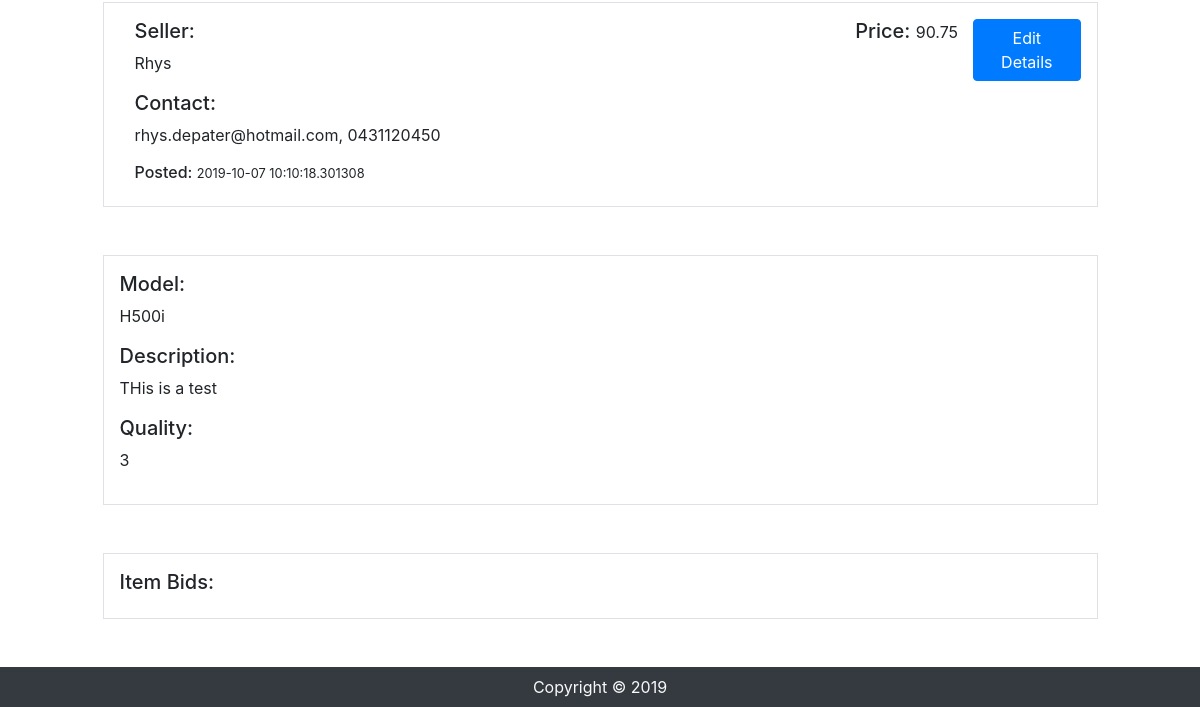
Before: /manageItem/7 (signed in, lower part) with the older database file.
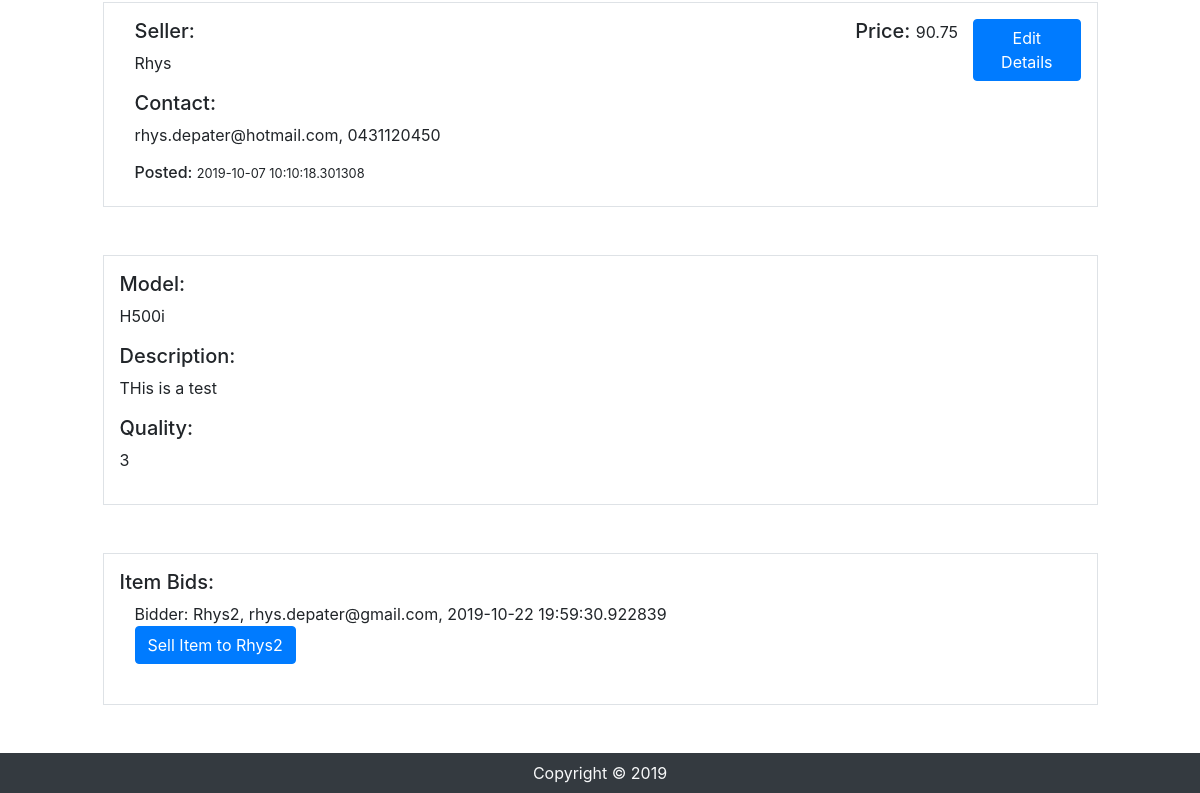
After: the same page with the newer database file.
### marketplace/models.py (models this page shows, shortened)
class User(db.Model, UserMixin):
    __tablename__ = 'users'  # tablename
    id = db.Column(db.Integer, primary_key=True)
    name = db.Column(db.String(255), index=True, nullable=False)
    emailid = db.Column(db.String(255), index=True,
                        unique=True, nullable=False)
    phone_no = db.Column(db.Integer, index=True, nullable=False)
    password_hash = db.Column(db.String(255), nullable=False)
    location = db.Column(db.String(255), nullable=False)
    enquiries = db.relationship('Enquiry', backref='user')
    bids = db.relationship('Bid', backref='user')
    items = db.relationship('Item', backref='user')
    purchased = db.relationship('Purchased_item', backref='user')

class Bid(db.Model):
    __tablename__ = 'bids'  # tablename
    id = db.Column(db.Integer, primary_key=True)
    bidder_name = db.Column(db.String(255), index=True, nullable=False)
    bidder_email = db.Column(db.String(255), index=True, nullable=False)
    bidder_phone = db.Column(db.Integer, index=True, nullable=False)
    created_date = db.Column(db.DateTime, default=datetime.now())
    user_id = db.Column(db.Integer, db.ForeignKey('users.id'))
    item_id = db.Column(db.Integer, db.ForeignKey('items.id'))
    purchased = db.relationship('Purchased_item', backref='bid')

### marketplace/items.py (the view, shortened to what this page needs)
@bp.route('/manageItem/<id>', methods=['POST', 'GET'])
@login_required
def manage(id):
    users = User.query.all()
    item = Item.query.filter_by(id=id).first()
    bids = Bid.query.all()
    if request.method == 'GET':
        form = EditForm(formdata=MultiDict(
            {'name': item.name, 'price': item.price, 'category': item.category, 'model': item.model, 'description': item.description, 'quality': item.quality, 'image': item.image}))
    else:
        form = EditForm()
    return render_template('itemManage.html', form=form, item=item, users=users, bids=bids)

### marketplace/__init__.py (called while the page is built)
def create_app():
    app = Flask(__name__)
    app.debug = True
    app.secret_key = 'utroutoru'
    app.register_error_handler(404, pageNotFound)
    app.config['SQLALCHEMY_DATABASE_URI'] = 'sqlite:///web_app.sqlite'
    db.init_app(app)
    UPLOAD_FOLDER = '/static/image'
    app.config['UPLOAD_FOLDER'] = UPLOAD_FOLDER
    bootstrap = Bootstrap(app)
    login_manager = LoginManager()
    login_manager.login_view = 'auth.login'
    login_manager.init_app(app)
    from .models import User  # importing here to avoid circular references
    @login_manager.user_loader
    def load_user(user_id):
        return User.query.get(int(user_id))
    from . import views
    app.register_blueprint(views.bp)
    from . import auth
    app.register_blueprint(auth.bp)
    from. import items
    app.register_blueprint(items.bp)
    return app

### marketplace/templates/itemManage.html (shortened to what this page needs)
{% extends 'base.html' %}
{% import "bootstrap/wtf.html" as wtf %}
{% block content %}
    {% if current_user.id == item.user_id%}
    <div class="row mt-5 mb-5 justify-content-center">
        <div class="col-md-10">
            <div class=" media border p-3">
                <div class="col-md-9">
                    <div class="align-self-center media-body">
                        <h5 class="mt-0">Seller:</h5>
                        <p>{{item.seller}}</p>
                        <h5 class="mt-0">Contact:</h5>
                        <p>
                            {% for user in users %}
                            {% if user.id == item.user_id %}
                            {{user.emailid}}, 0{{user.phone_no}}
                            {%endif%}
                            {%endfor%}
                        </p>
                        <h6 class="mt-0">Posted: <small>{{item.created_date}}</small></h6>
                    </div>
                </div>
                <div class="col-sm-auto">
                    <div class="align-self-center media-body">
                        <h5 class="mt-0">Price: <small>{{item.price}}</small></h5>
                    </div>
                </div>
                {% if current_user.name !=none %}
                <a href="./viewItem.html" class="btn btn-primary" data-toggle="modal" data-target="#exampleModalCenter">
                    Edit Details</a>
                {% endif %}
            </div>
        </div>
    </div>
    <div class="row mt-5 mb-5 justify-content-center">
        <div class="col-md-10">
            <div class="media border p-3">
                <div class="align-self-center media-body">
                    <h5 class="mt-0">Model:</h5>
                    <p>{{item.model}}</p>
                    <h5 class="mt-0">Description:</h5>
                    <p>{{item.description}}</p>
                    <h5 class="mt-0">Quality:</h5>
                    <p>{{item.quality}}</p>
                </div>
            </div>
        </div>
    </div>
    <div class="row mt-5 mb-5 justify-content-center">
        <div class="col-md-10">
            <div class="media border p-3">
                <div class="align-self-center media-body">
                    <h5 class="mt-0">Item Bids:</h5>
                    {% for bid in bids %}
                    {% if bid.item_id == item.id %}
                    <div class="col-md-8">
                        Bidder: {{bid.bidder_name}}, {{bid.bidder_email}}, {{bid.created_date}}
                    </div>
                    <div class="col-auto">
                        <a href="./viewItem.html" class="btn btn-primary" data-toggle="modal" data-target="#Sell">Sell
                            Item to {{bid.bidder_name}}</a>
                    </div>
                    <br>
                    {%endif%}
                    {%endfor%}
                </div>
            </div>
        </div>
    </div>
    {% else %}
    <div class="d-flex mt-3 justify-content-center">
        <h1>Page not available</h1>
    </div>
    <br>
    {% endif %}
{% endblock %}

Changed rows visible on the page:
added Bid: bidder_name "Rhys2", bidder_email "rhys.depater@gmail.com", created_date "2019-10-22 19:59:30.922839"
